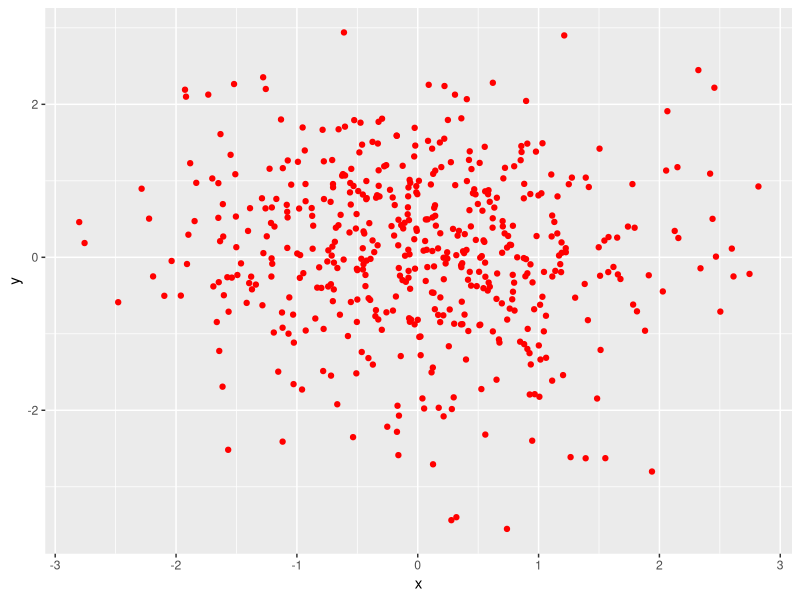

The R script that drew this image:
## ---- chunk 1
knitr::opts_chunk$set(echo = TRUE)

library(tidyverse)
## ---- chunk 2
p1_df = tibble(
  sample = rnorm(8),
  gr_th_0 = sample > 0, 
  vec_char = c("My", "complete", "full", "name", "is", "Jane", "Reed", "Doe"),
  vec_factor = factor(c("Green", "Red", "Red", "Blue", "Green", "Green", "Blue", "Blue"))
)


mean(pull(p1_df, sample))

mean(pull(p1_df, gr_th_0))

mean(pull(p1_df, vec_char))

mean(pull(p1_df, vec_factor))
## ---- chunk 3
gr_th_0_num = as.numeric(pull(p1_df, gr_th_0))

gr_th_0_num*(pull(p1_df, sample))



vec_char_num = as.numeric(pull(p1_df, vec_char))

##vec_char_num*(pull(p1_df, vec_char))##



vec_factor_num = as.numeric(pull(p1_df, vec_factor))

vec_factor_num*(pull(p1_df, vec_factor))
## ---- chunk 4
p2_df = tibble(
  x = rnorm(500),
  y = rnorm(500),
  gr_th_1 = x + y > 1,
  num_vec = as.numeric(gr_th_1)
)

## ---- chunk 5
ggplot(p2_df, aes(x = x, y = y)) + geom_point(color = "red")
